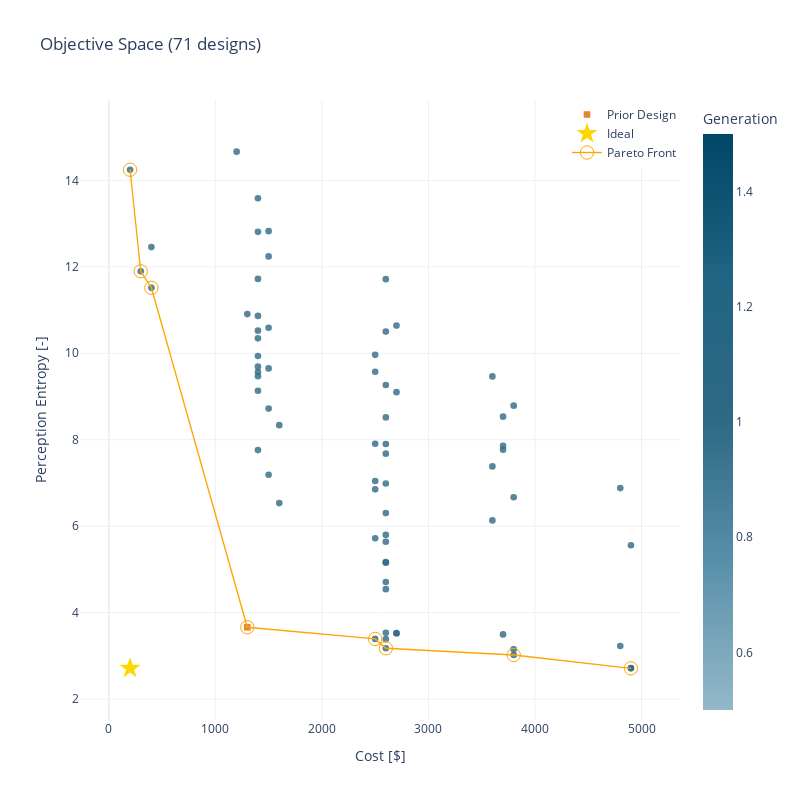

Write notebook code for a chart like this one.
### Markdown cell above
## Objective Trade Space

Conveniently you can do this without the Problem definition, assuming you used the standard problem definition.

### Code cell
obj_trade_fig = plot_tradespace(df)
obj_trade_fig

### Figure 1 — Plotly figure (JSON) as saved in the notebook; plotly's stock layout.template omitted (floating-point values rounded to 4 significant figures)
{"data": [{"customdata": [["Design 1"], ["Design 2"], ["Design 3"], ["Design 4"], ["Design 5"], ["Design 6"], ["Design 7"], ["Design 8"], ["Design 9"], ["Design 10"], ["Design 11"], ["Design 12"], ["Design 13"], ["Design 14"], ["Design 15"], ["Design 16"], ["Design 17"], ["Design 18"], ["Design 19"], ["Design 20"], ["Design 21"], ["Design 22"], ["Design 23"], ["Design 24"], ["Design 25"], ["Design 26"], ["Design 27"], ["Design 28"], ["Design 29"], ["Design 30"], ["Design 31"], ["Design 32"], ["Design 33"], ["Design 34"], ["Design 35"], ["Design 36"], ["Design 37"], ["Design 38"], ["Design 39"], ["Design 40"], ["Design 41"], ["Design 42"], ["Design 43"], ["Design 44"], ["Design 45"], ["Design 46"], ["Design 47"], ["Design 48"], ["Design 49"], ["Design 50"], ["Design 51"], ["Design 52"], ["Design 53"], ["Design 54"], ["Design 55"], ["Design 56"], ["Design 57"], ["Design 58"], ["Design 59"], ["Design 60"], ["Design 61"], ["Design 62"], ["Design 63"], ["Design 64"], ["Design 65"], ["Design 66"], ["Design 67"], ["Design 68"], ["Design 69"], ["Design 70"]], "hovertemplate": "%{customdata[0]}<br>Cost [$]: %{x:.2f}<br>Perception Entropy [-]: %{y:.2f} ", "hovertext": ["Design 1", "Design 2", "Design 3", "Design 4", "Design 5", "Design 6", "Design 7", "Design 8", "Design 9", "Design 10", "Design 11", "Design 12", "Design 13", "Design 14", "Design 15", "Design 16", "Design 17", "Design 18", "Design 19", "Design 20", "Design 21", "Design 22", "Design 23", "Design 24", "Design 25", "Design 26", "Design 27", "Design 28", "Design 29", "Design 30", "Design 31", "Design 32", "Design 33", "Design 34", "Design 35", "Design 36", "Design 37", "Design 38", "Design 39", "Design 40", "Design 41", "Design 42", "Design 43", "Design 44", "Design 45", "Design 46", "Design 47", "Design 48", "Design 49", "Design 50", "Design 51", "Design 52", "Design 53", "Design 54", "Design 55", "Design 56", "Design 57", "Design 58", "Design 59", "Design 60", "Design 61", "Design 62", "Design 63", "Design 64", "Design 65", "Design 66", "Design 67", "Design 68", "Design 69", "Design 70"], "legendgroup": "", "marker": {"color": [1, 1, 1, 1, 1, 1, 1, 1, 1, 1, 1, 1, 1, 1, 1, 1, 1, 1, 1, 1, 1, 1, 1, 1, 1, 1, 1, 1, 1, 1, 1, 1, 1, 1, 1, 1, 1, 1, 1, 1, 1, 1, 1, 1, 1, 1, 1, 1, 1, 1, 1, 1, 1, 1, 1, 1, 1, 1, 1, 1, 1, 1, 1, 1, 1, 1, 1, 1, 1, 1], "coloraxis": "coloraxis", "opacity": 0.8, "size": 6.667, "symbol": "circle"}, "mode": "markers", "name": "", "orientation": "v", "showlegend": false, "type": "scatter", "x": [1400, 2600, 2700, 2600, 4900, 3700, 3700, 3600, 3800, 400, 1400, 400, 1300, 1400, 2500, 2600, 2600, 1500, 1200, 2500, 1400, 1400, 2600, 1400, 3700, 2600, 2600, 3600, 1400, 2600, 1400, 1400, 2700, 3800, 2700, 2500, 1400, 200, 2600, 1600, 2600, 3700, 2600, 2600, 2600, 2600, 3800, 2600, 1500, 4900, 4800, 1500, 2700, 2500, 3800, 4900, 2500, 1500, 2600, 2500, 1400, 2500, 2600, 3600, 4800, 1400, 300, 1600, 1500, 1500], "xaxis": "x", "y": [10.52, 3.534, 3.519, 6.303, 5.56, 3.498, 7.767, 6.133, 6.669, 12.46, 11.72, 11.51, 10.91, 10.86, 9.963, 5.799, 7.677, 8.72, 14.66, 6.853, 9.468, 9.566, 3.386, 13.58, 8.534, 3.177, 6.987, 7.382, 12.81, 5.64, 10.34, 7.76, 3.529, 3.021, 9.1, 7.907, 9.936, 14.24, 5.169, 8.337, 7.901, 7.858, 10.5, 8.516, 9.266, 4.544, 8.788, 11.71, 7.189, 2.712, 3.229, 12.24, 10.64, 7.045, 3.15, 2.72, 9.572, 12.82, 5.156, 3.392, 9.69, 5.722, 4.71, 9.464, 6.881, 9.133, 11.9, 6.535, 9.65, 10.59], "yaxis": "y"}, {"customdata": ["Name"], "hoverinfo": "text", "hovertemplate": "%{customdata[0]}<br>Cost [$]: %{x:.2f}<br>Perception Entropy [-]: %{y:.2f} ", "marker": {"color": "#dd6b00", "size": 6.667, "symbol": "square"}, "mode": "markers", "name": "Prior Design", "opacity": 0.8, "text": ["Design 0"], "type": "scatter", "x": [1300], "y": [3.662]}, {"hoverinfo": "none", "marker": {"color": "gold", "size": 16, "symbol": "star"}, "mode": "markers", "name": "Ideal", "type": "scatter", "x": [200], "y": [2.712]}, {"hoverinfo": "none", "line": {"color": "orange", "width": 1.333}, "marker": {"color": "orange", "size": 13.33, "symbol": "circle-open"}, "mode": "lines+markers", "name": "Pareto Front", "type": "scatter", "x": [200, 300, 400, 1300, 2500, 2600, 3800, 4900], "y": [14.24, 11.9, 11.51, 3.662, 3.392, 3.177, 3.021, 2.712]}], "layout": {"clickmode": "event+select", "coloraxis": {"colorbar": {"title": {"text": "Generation"}}, "colorscale": [[0, "#94b8c9"], [0.25, "#5a91aa"], [0.5, "#2e6985"], [0.75, "#216483"], [1, "#004666"]]}, "height": 800, "hovermode": "closest", "legend": {"tracegroupgap": 0, "x": 1, "xanchor": "right", "y": 1, "yanchor": "top"}, "title": {"text": "Objective Space (71 designs)"}, "width": 800, "xaxis": {"anchor": "y", "domain": [0, 1], "range": [-270, 5370], "title": {"text": "Cost [$]"}}, "yaxis": {"anchor": "x", "domain": [0, 1], "range": [1.517, 15.86], "title": {"text": "Perception Entropy [-]"}}}}
